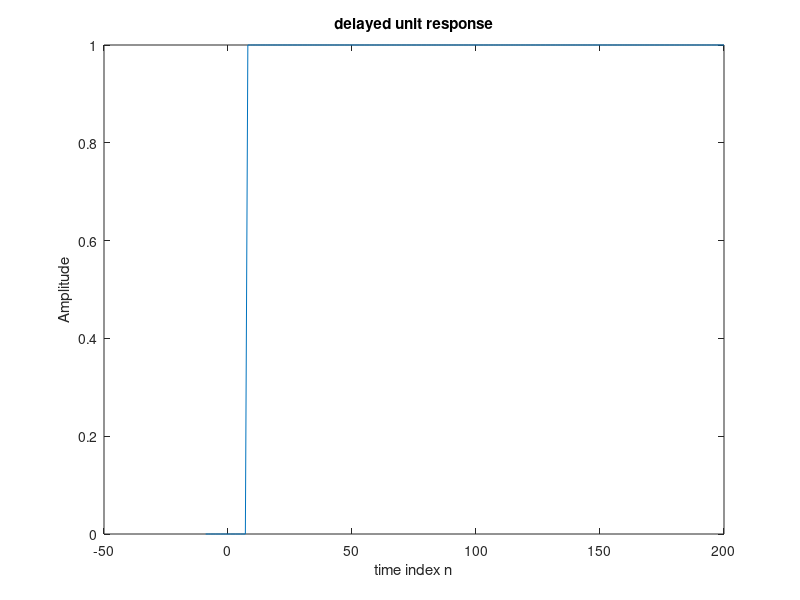

MATLAB code for this plot:
%delayed unit step program 
clf;            %delay the 
n = -9 : 200;   %vector size
delay = 7;      %delay       
u = [zeros(1,(10+delay)) ones(1,(200-delay))]; %values of the vector
plot(n,u); %plot the shape
xlabel('time index n'); ylabel('Amplitude');
title('delayed unit response');
